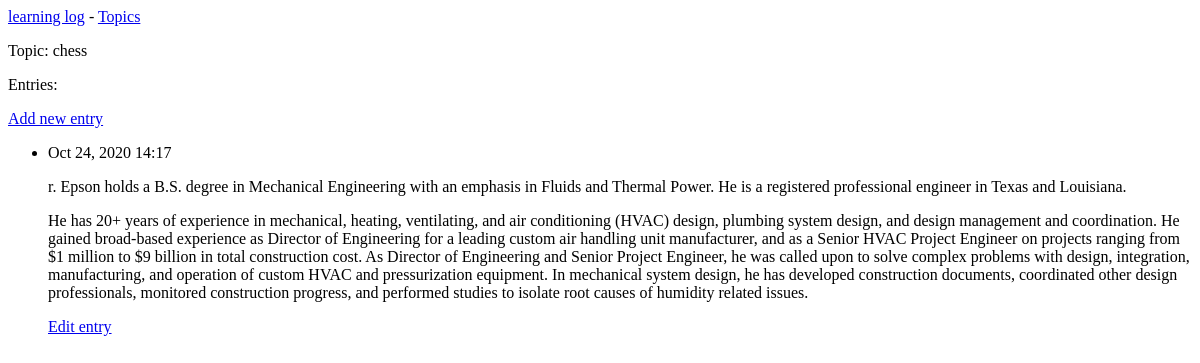
The page /topics/1/ on the database as committed earlier.
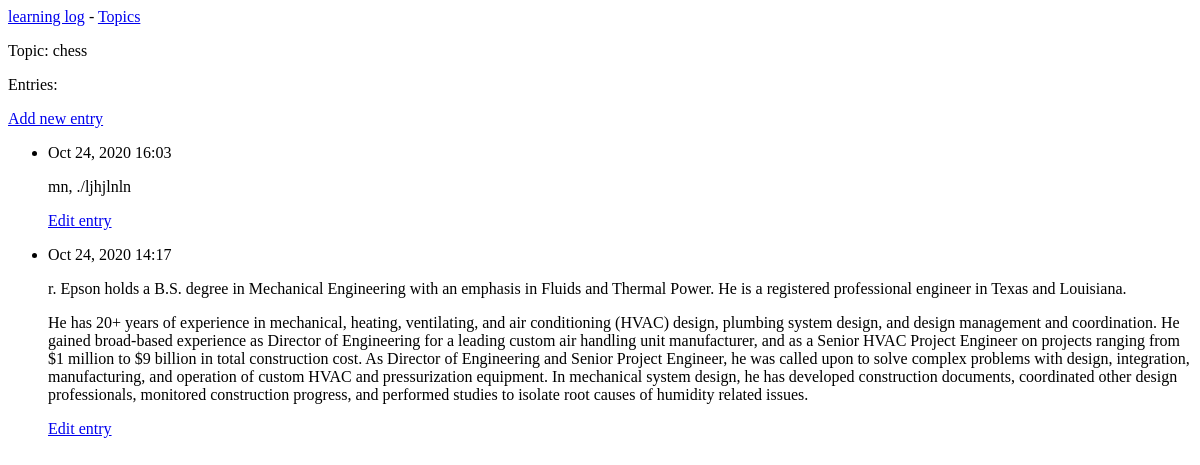
The same page on the database as committed later.
### learning_logs/models.py (models this page shows, shortened)
class Entry(models.Model):
    topic = models.ForeignKey(Topic, on_delete=models.CASCADE)
    text = models.TextField()
    date_added = models.DateTimeField(auto_now_add=True)
    class Meta:
        verbose_name_plural = 'entries'

### learning_logs/views.py (the view)
# urls.py: path('topics/<int:topic_id>/',views.topic,name='topic'),
def topic(request, topic_id):
    topic = Topic.objects.get(id=topic_id)
    entries = topic.entry_set.order_by('-date_added')
    context = {'topic': topic, 'entries': entries}
    return render(request, 'learning_logs/topic.html', context)

### learning_logs/models.py (called while the page is built)
    def __str__(self):
        return self.text

### learning_logs/templates/learning_logs/topic.html
{% extends 'learning_logs/base.html' %}
{% block content %}
  <p>Topic: {{ topic }}</p>
  <p>Entries:</p>
  <p>
  	<a href="{% url 'learning_log:new_entry' topic.id %}">Add new entry</a>
  </p>
  <ul>
  {% for entry in entries %}
    <li>
      <p>{{ entry.date_added|date:'M d, Y H:i' }}</p>
      <p>{{ entry.text|linebreaks }}</p>
      <p><a href="{% url 'learning_log:edit_entry' entry.id %}">Edit entry</a></p>
    </li>
  {% empty %}
    <li>There are no entries for this topic yet.</li>
  {% endfor %}
  </ul>
{% endblock content %}

Rows that differ between the two databases and show on the page:
added Entry: date_added "Oct 24, 2020 16:03", text "mn, ./ljhjlnln"
